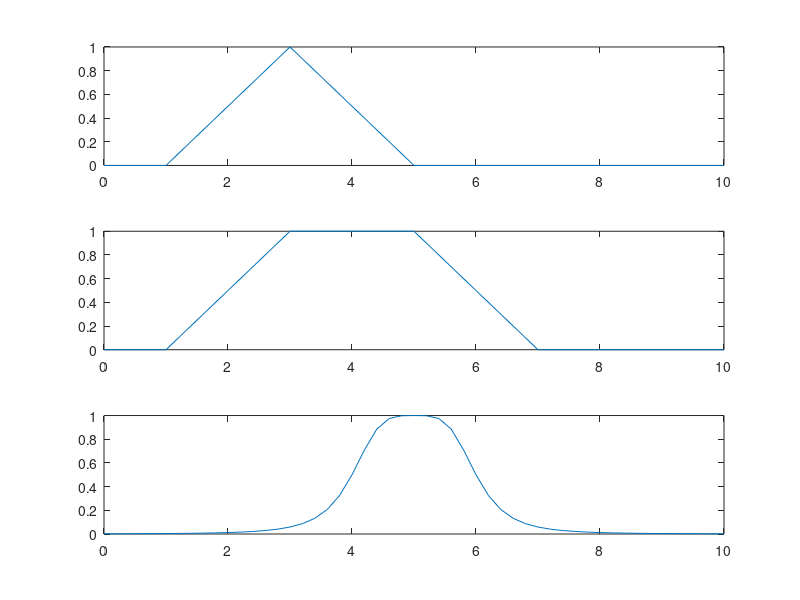

The MATLAB script that drew this image:
x = (0.0:1.0:10.0);
subplot(311);
y1 = trimf(x, [1, 3, 5]);
plot(x,y1);

subplot(312);
y2 =  trapmf(x, [1, 3, 5, 7]);
plot(x,y2);
x2 = (0.0:0.2:10.0);
y3 = gbellmf(x2, [1,2,5]);
subplot(313);

plot(x2,[y3]);